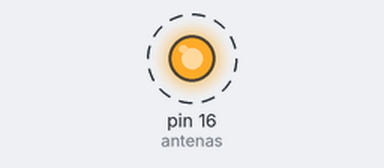
The program below on a simulated MicroPython board. Shown: output pins drawn as LEDs (lit = HIGH). Dashed ring = blinking.

Above: at 0.2 s.
Timing chart, 0 to 3.0 s (numbered marks = the images above):
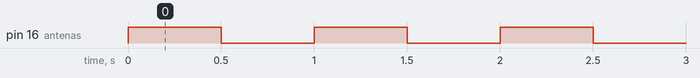

The program:

programa_1.py
```python
# software de voo - Missao RaioSat exemplo

from machine import Pin
from utime import sleep

antenas = Pin(16, Pin.OUT)

while True:
  antenas.on()
  sleep(0.5)
  antenas.off()
  sleep(0.5)
```

Measured:
- by itself, pin 16 (antenas): alternates HIGH for 0.50 s and LOW for 0.50 s
